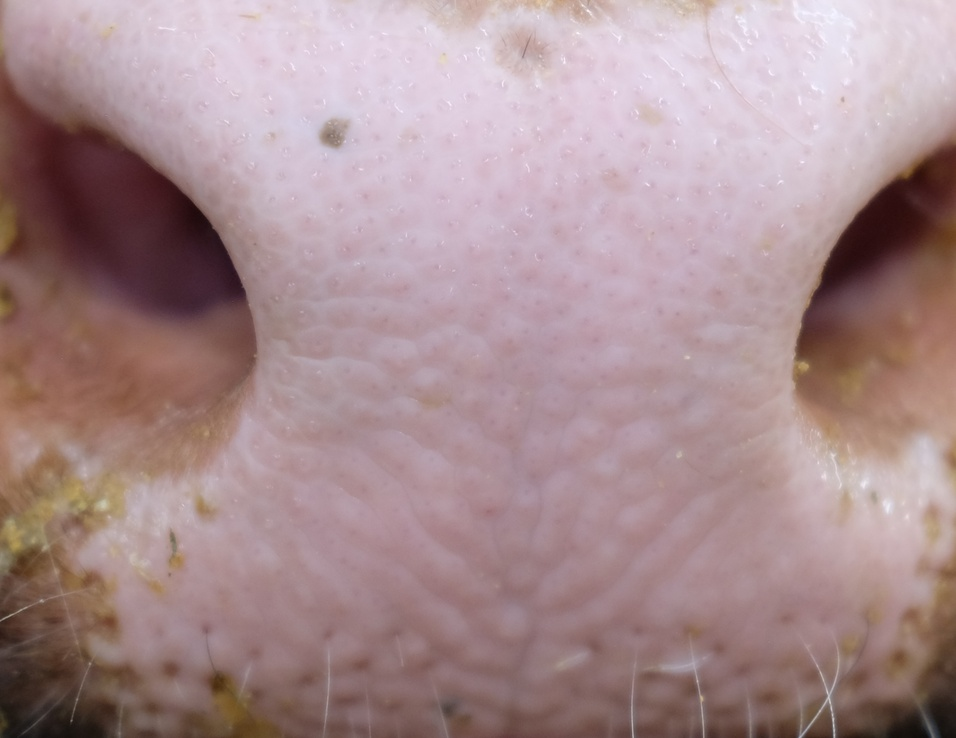
#> input picture images/test.jpg, 956 x 738 px, shrunk from 2104 x 1624 before the run, found by its file name
$ python canny.py
#> lines starting #> are read from the running program, lines starting #| are printed output that depends on the picture
import matplotlib.pyplot as plt
import numpy as np
from skimage import feature, morphology

# Load the image
image = plt.imread('images\\test.jpg')
#> image is the input picture: shape (738, 956, 3); mean R, G, B 167.6, 141.2, 143.9

# Convert the image to grayscale
image_gray = np.mean(image, axis=2)
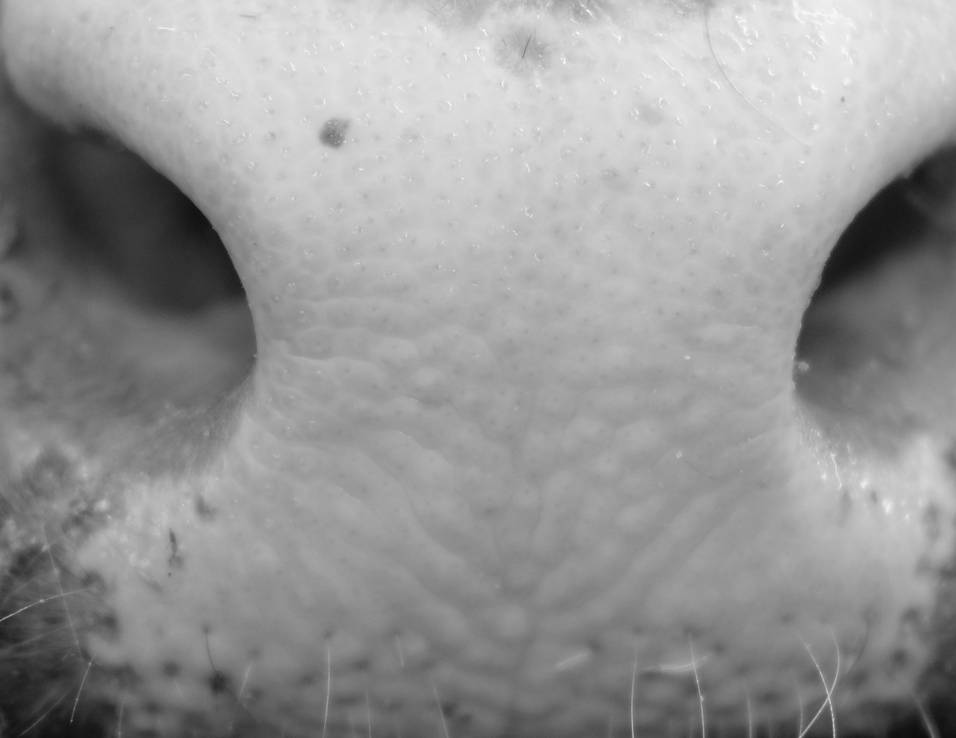
#> image_gray: shape (738, 956) float64; min 12.67, max 252.3, mean 150.9

# Apply Canny edge detection to obtain the edges of the image
edges = feature.canny(image_gray, sigma=1)
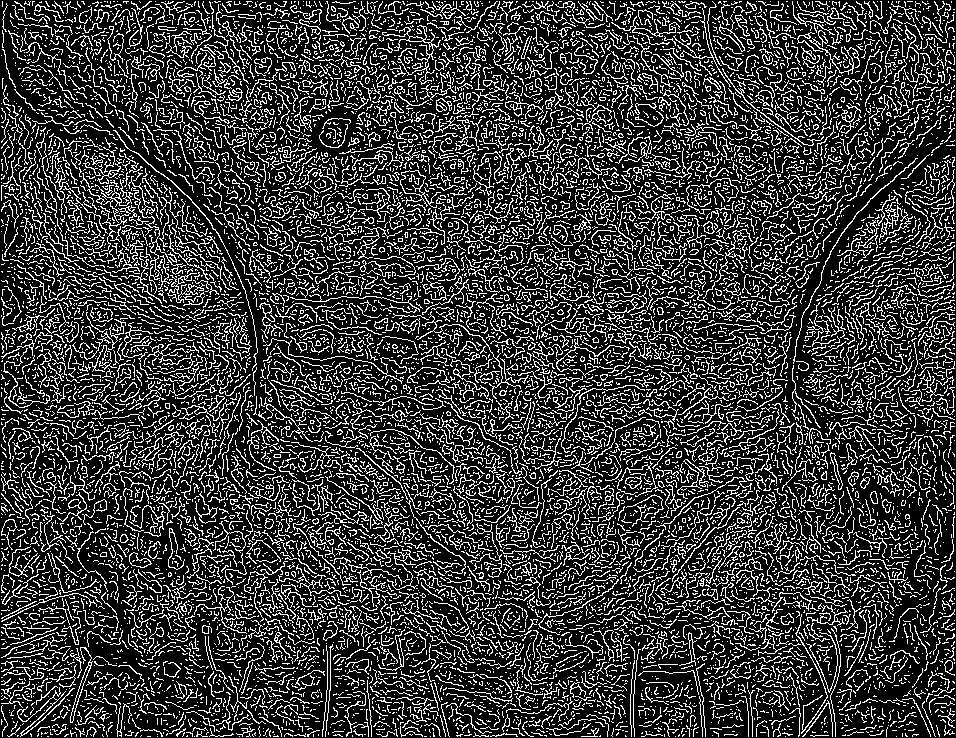
#> edges: shape (738, 956) bool; 22.5% white in thin lines or dots

# Perform morphological skeletonization to obtain the lines
lines = morphology.skeletonize(edges)
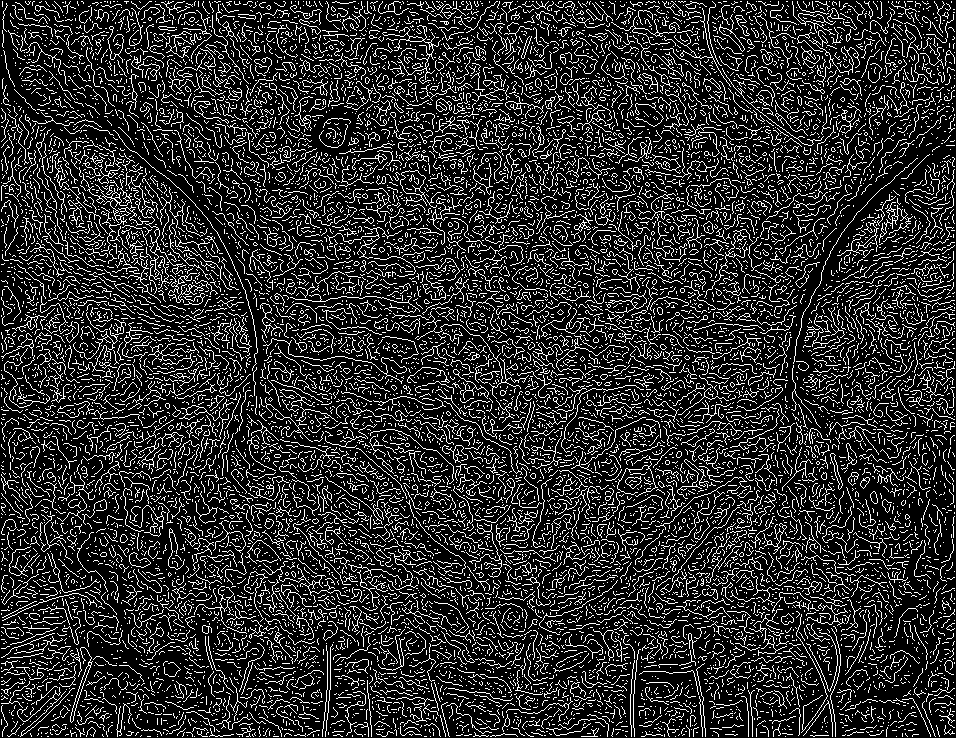
#> lines: shape (738, 956) bool; 17.5% white in thin lines or dots

# Display the original image and the extracted lines
fig, axes = plt.subplots(ncols=2, figsize=(8, 4))
ax = axes.ravel()

ax[0].imshow(image, cmap='gray')
ax[0].set_title('Original image')

ax[1].imshow(lines, cmap='gray')
ax[1].set_title('Extracted lines')

for a in ax:
    a.axis('off')

plt.tight_layout()
plt.show()
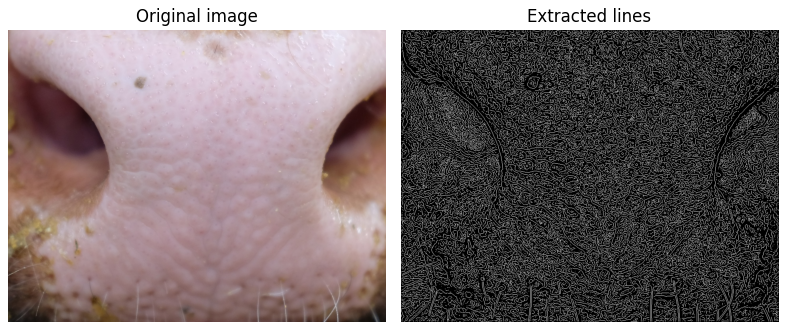
#> figure drawn by matplotlib, 2 panels
